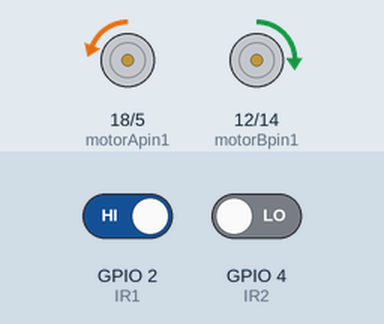
Bench run of a program on a simulated ESP32. On the bench: motor-driver pin pairs drawn as motors (green arrow = first pin HIGH = forward, orange = second pin HIGH = backward, longer = more drive, scaled by the enable pin). Inputs (shaded band) come from the test bench; at power-on: GPIO 2 (IR1) HIGH, GPIO 4 (IR2) LOW.

Above: at 1.2 s.
1.3 s: GPIO 2 (IR1) driven LOW
At 2.2 s:
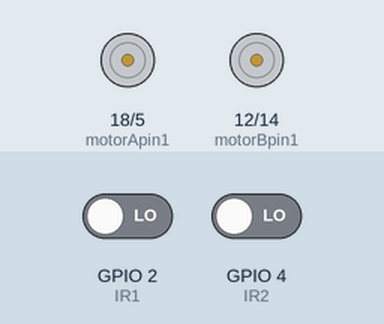
2.8 s: GPIO 4 (IR2) driven HIGH
At 3.3 s:
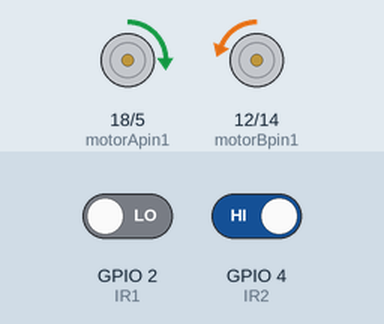
4.3 s: GPIO 2 (IR1) driven HIGH
At 5.5 s:
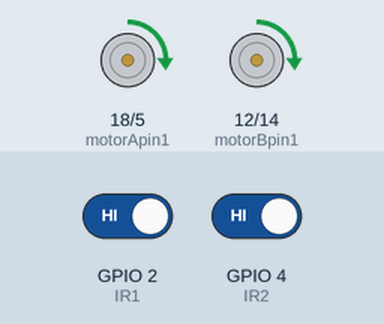
5.8 s: GPIO 4 (IR2) driven LOW
At 6.8 s:
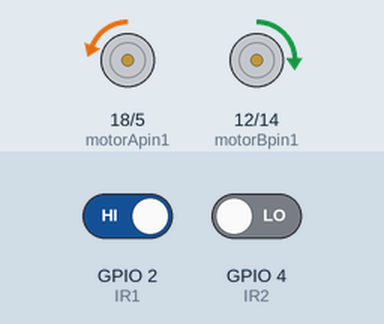
Timing chart, 0 to 8.3 s (numbered marks = the images above; inputs shaded):
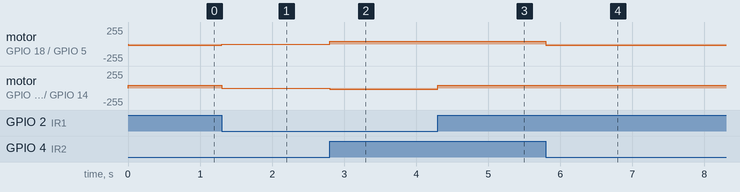

Measured:
- after the input at 1.3 s, motor on GPIO 18 (motorApin1) / GPIO 5 (motorApin2): backward 20/255 → stopped at once; motor on GPIO 12 (motorBpin1) / GPIO 14 (motorBpin2): forward 40/255 → stopped at once
- after the input at 2.8 s, motor on GPIO 18 (motorApin1) / GPIO 5 (motorApin2): stopped → forward 40/255 at once; motor on GPIO 12 (motorBpin1) / GPIO 14 (motorBpin2): stopped → backward 20/255 at once
- after the input at 4.3 s, motor on GPIO 12 (motorBpin1) / GPIO 14 (motorBpin2): backward 20/255 → forward 40/255 at once
- after the input at 5.8 s, motor on GPIO 18 (motorApin1) / GPIO 5 (motorApin2): forward 40/255 → backward 20/255 at once

The program:

main.cpp
```cpp
#include <Arduino.h>

int DEBUG = LOW;

// Black Line Follower
const int IR1 = 2; // Right Sensor
const int IR2 = 4; // Left Sensor

// Motor Right
const int enA = 19;
const int motorApin1 = 18;
const int motorApin2 = 5;

// Motor Left
const int enB = 13;
const int motorBpin1 = 12;
const int motorBpin2 = 14;

// Setting PWM properties
const int freq = 30000;
const int pwmChannel1 = 0;
const int pwmChannel2 = 2;
const int resolution = 8;

void setup() {
    pinMode(enA, OUTPUT);
    pinMode(motorApin1, OUTPUT);
    pinMode(motorApin2, OUTPUT);

    pinMode(enB, OUTPUT);
    pinMode(motorBpin1, OUTPUT);
    pinMode(motorBpin2, OUTPUT);

    ledcSetup(pwmChannel1, freq, resolution);
    ledcAttachPin(enA, pwmChannel1);

    ledcSetup(pwmChannel2, freq, resolution);
    ledcAttachPin(enB, pwmChannel2);

    pinMode(IR1, INPUT);
    pinMode(IR2, INPUT);

    if(DEBUG == HIGH){
        Serial.begin(115200);
    }
}

void loop() {
    int ir1_value = digitalRead(IR1);
    int ir2_value = digitalRead(IR2);

    if(DEBUG == HIGH){
        Serial.println(ir1_value);
        Serial.println(ir2_value);
        Serial.println();
    }

    // IR not on Black Line
    if(ir1_value == LOW && ir2_value == LOW){
        // Stop both motors
        digitalWrite(motorApin1, LOW);
        digitalWrite(motorApin2, LOW);
        ledcWrite(pwmChannel1, 0);

        digitalWrite(motorBpin1, LOW);
        digitalWrite(motorBpin2, LOW);
        ledcWrite(pwmChannel2, 0);
    }
    // IR on Black Line
    else if(ir1_value == HIGH && ir2_value == HIGH) {
        // Move the motors forward
        if(DEBUG == HIGH){
            Serial.println("Forward");
        }

        digitalWrite(motorApin1, HIGH);
        digitalWrite(motorApin2, LOW);
        ledcWrite(pwmChannel1, 40);

        digitalWrite(motorBpin1, HIGH);
        digitalWrite(motorBpin2, LOW);
        ledcWrite(pwmChannel2, 40);
    }
    // Left IR is not on Black
    else if(ir1_value == LOW && ir2_value == HIGH){
        // Turn Right
        if(DEBUG == HIGH){
            Serial.println("Right");
        }
        digitalWrite(motorApin1, HIGH);
        digitalWrite(motorApin2, LOW);
        ledcWrite(pwmChannel1, 40);

        digitalWrite(motorBpin1, LOW);
        digitalWrite(motorBpin2, HIGH);
        ledcWrite(pwmChannel2, 20);
    }
    // Right IR is not on Black
    else if(ir1_value == HIGH && ir2_value == LOW){
        // Turn left
        if(DEBUG == HIGH){
            Serial.println("Left");
        }
        digitalWrite(motorApin1, LOW);
        digitalWrite(motorApin2, HIGH);
        ledcWrite(pwmChannel1, 20);

        digitalWrite(motorBpin1, HIGH);
        digitalWrite(motorBpin2, LOW);
        ledcWrite(pwmChannel2, 40);
    }
    // Stop both the motors
    else {
        // Stop both motors
        digitalWrite(motorApin1, LOW);
        digitalWrite(motorApin2, LOW);
        ledcWrite(pwmChannel1, 0);

        digitalWrite(motorBpin1, LOW);
        digitalWrite(motorBpin2, LOW);
        ledcWrite(pwmChannel2, 0);
    }
}
```
